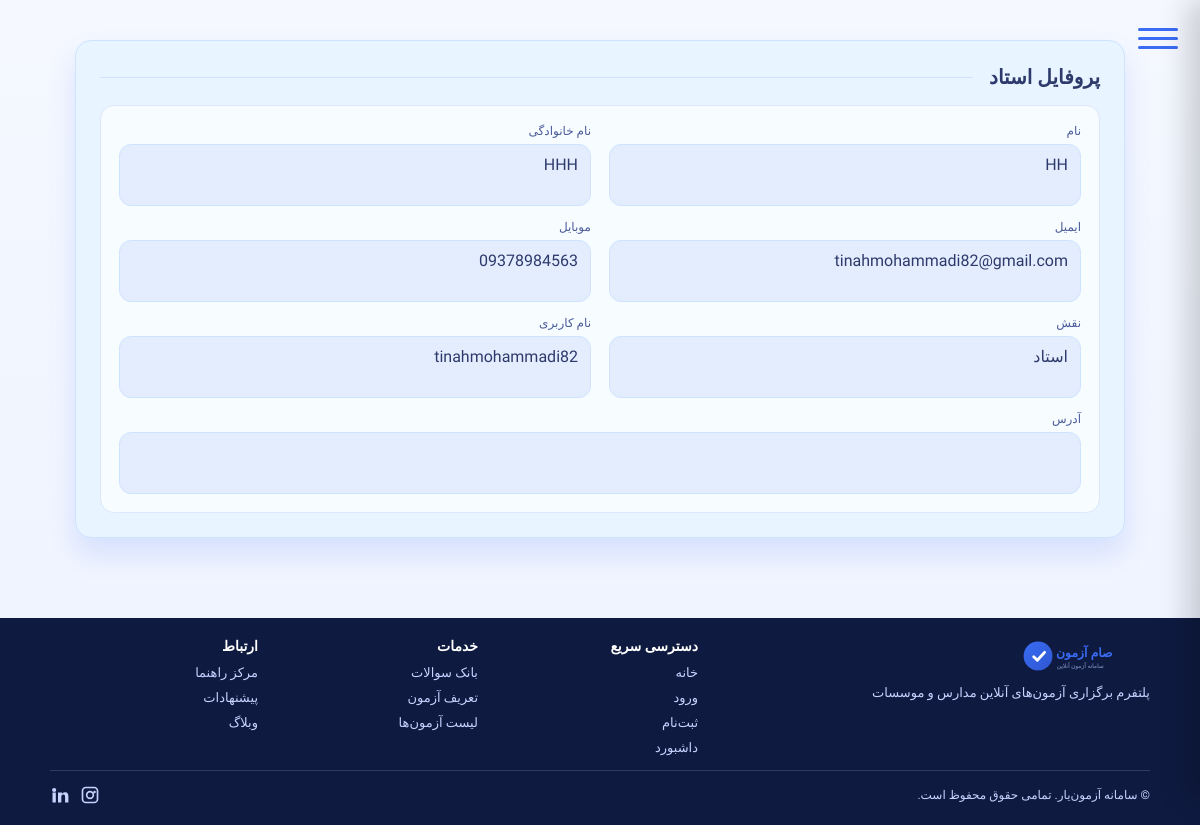
The page /accounts/profile/ (signed in) on the database its author committed.
### accounts/models.py (models this page shows, shortened)
class User(AbstractUser):
    email = models.EmailField(unique=True)
    role = models.ForeignKey(Role, on_delete=models.SET_NULL, null=True, blank=True)
    class Meta:
        verbose_name = "کاربر"
        verbose_name_plural = "کاربران"

class Profile(models.Model):
    user = models.OneToOneField(settings.AUTH_USER_MODEL, on_delete=models.CASCADE, related_name='profile')
    phone = models.CharField(max_length=20, blank=True)
    class Meta:
        verbose_name = "پروفایل"
        verbose_name_plural = "پروفایل‌ها"

class Role(models.Model):
    code = models.CharField(max_length=30, unique=True)
    name = models.CharField(max_length=50)
    description = models.TextField(blank=True)
    class Meta:
        verbose_name = "نقش"
        verbose_name_plural = "نقش‌ها"

### accounts/views.py (the view)
# urls.py: path('profile/', ProfileView.as_view(), name='profile'),
@method_decorator(login_required, name="dispatch")
class ProfileView(TemplateView):
    template_name = "accounts/profile.html"
    def get_context_data(self, **kwargs):
        ctx = super().get_context_data(**kwargs)
        ctx["profile"] = getattr(self.request.user, "profile", None)
        return ctx

### templates/accounts/profile.html (shortened to what this page needs)
{% extends "base.html" %}
{% block body_class %}{% if user.is_authenticated and user.role and user.role.code == 'student' %}profile student{% else %}profile{% endif %}{% endblock %}
{% block header %}{{ block.super }}{% endblock %}
{% block content %}
{% if user.role and user.role.code == 'instructor' %}
  <section class="prof-wrap">
    <div class="prof-title">
      <h2>پروفایل استاد</h2>
      <div class="line" style="flex:1; height:1px; background:#cfe3ff; margin-inline-start:16px"></div>
    </div>
    <div class="prof-inner">
      <div class="prof-grid">
        <div class="prof-item">
          <div class="prof-label">نام</div>
          <div class="prof-box">{{ user.first_name }}</div>
        </div>
        <div class="prof-item">
          <div class="prof-label">نام خانوادگی</div>
          <div class="prof-box">{{ user.last_name }}</div>
        </div>
        <div class="prof-item">
          <div class="prof-label">ایمیل</div>
          <div class="prof-box">{{ user.email }}</div>
        </div>
        <div class="prof-item">
          <div class="prof-label">موبایل</div>
          <div class="prof-box">{% if profile %}{{ profile.phone }}{% endif %}</div>
        </div>
        <div class="prof-item">
          <div class="prof-label">نقش</div>
          <div class="prof-box">{% if user.role %}{{ user.role.name }}{% endif %}</div>
        </div>
        <div class="prof-item">
          <div class="prof-label">نام کاربری</div>
          <div class="prof-box">{{ user.username }}</div>
        </div>
        <div class="prof-item prof-note">
          <div class="prof-label">آدرس</div>
          <div class="prof-box"></div>
        </div>
      </div>
    </div>
  </section>
{% endif %}
{% endblock %}
{% block footer %}{{ block.super }}{% endblock %}

### static/styles.css (style rules this page uses)
body { font-family: 'Vazirmatn','IranSans', tahoma, sans-serif; direction: rtl; margin: 0; padding: 0; background: linear-gradient(135deg, #007BFF, #00BFFF); min-height: 100vh; }

### templates/accounts/profile.html (style rules this page uses)
body.profile { background: linear-gradient(180deg, #f5f8ff 0%, #eef3ff 100%); }
.prof-wrap { max-width:1000px; margin:24px auto; padding:24px; background:#e8f4ff; border:1px solid #cfe3ff; border-radius:16px; box-shadow:0 16px 28px rgba(58,108,244,0.15); }
.prof-title { display:flex; justify-content:space-between; align-items:center; margin-bottom:16px; }
.prof-title h2 { margin:0; font-size:20px; color:#2d3a6b; font-weight:800; }
.prof-inner { background:#f7fcff; border:1px solid #dfe6fb; border-radius:14px; padding:18px; }
.prof-grid { display:grid; grid-template-columns: 1fr 1fr; gap:14px 18px; align-items:center; }
.prof-item { display:flex; flex-direction:column; gap:6px; }
.prof-label { font-size:12px; color:#4b5c9b; }
.prof-box { background:rgba(58,108,244,0.10); border:1px solid #cfe3ff; border-radius:12px; padding:10px 12px; color:#2d3a6b; min-height:40px; }
.prof-note { grid-column: 1 / -1; }

### rows shown on the page
User: first_name "HH", last_name "HHH", email "tinahmohammadi82@gmail.com", role.name "استاد", username "tinahmohammadi82"
Profile: phone "09378984563"
